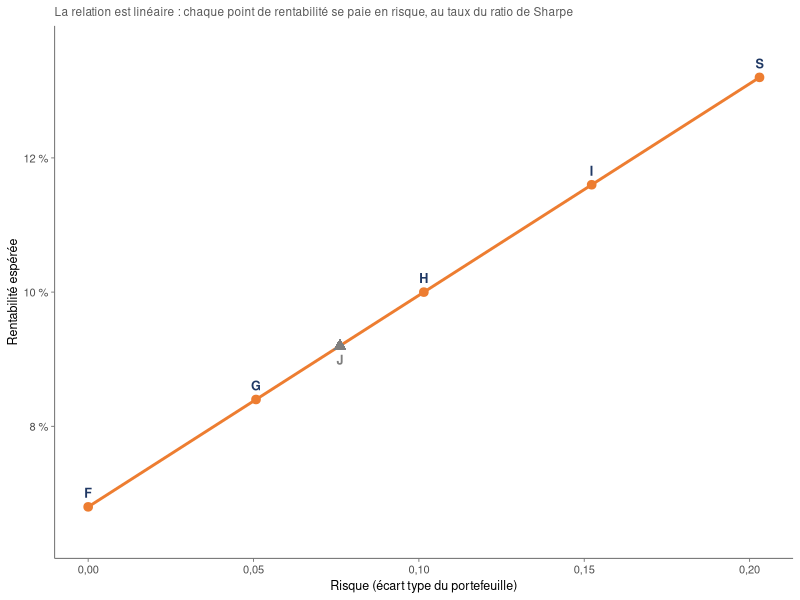
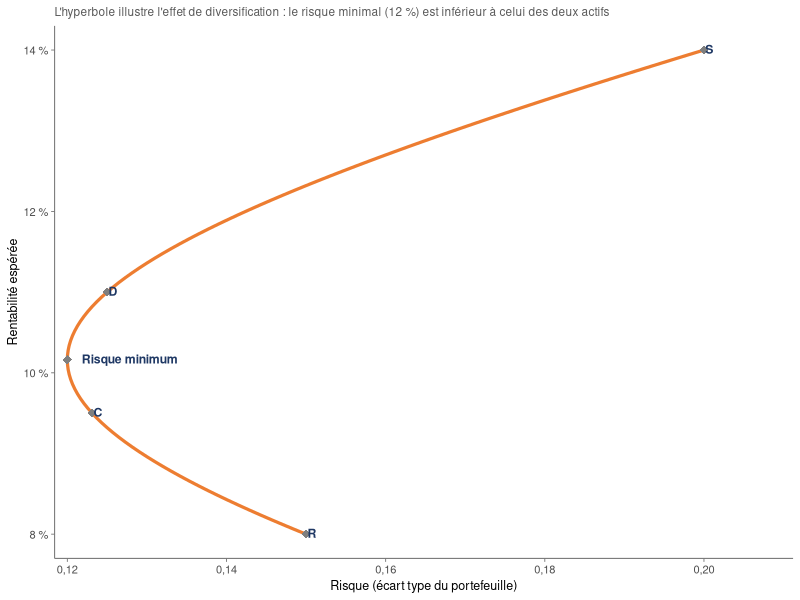
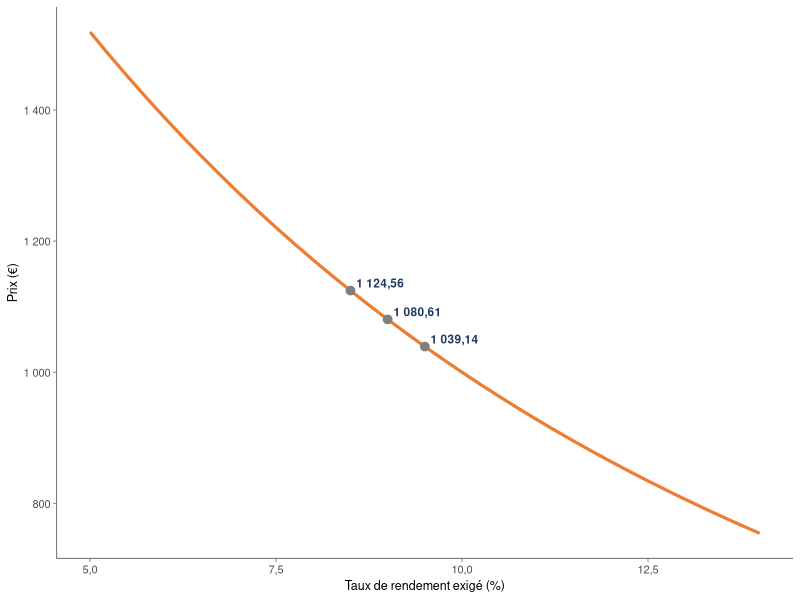

These charts were generated, in order, by the following R code:
## ---- chunk 1
knitr::opts_chunk$set(
  echo    = FALSE,   # le code R n'apparaît pas dans le rapport, seuls les résultats
  warning = FALSE,
  message = FALSE,
  comment = "",
  cache   = FALSE,
  fig.pos = "H",
  dev     = "cairo_pdf",
  dev.args = list(bg = "transparent"),
  fig.align = "center",
  size    = "footnotesize"  # options : tiny, scriptsize, footnotesize, small, normalsize
)

# Hook qui applique la taille LaTeX à chaque chunk
knitr::knit_hooks$set(size = function(before, options, envir) {
  if (before) paste0("\n\n\\", options$size, "\n\n") else "\n\n\\normalsize\n\n"
})

options(OutDec = ",", scipen = 999)
## ---- chunk 2
if (!require(knitr))      install.packages("knitr")
if (!require(ggplot2))    install.packages("ggplot2")
if (!require(kableExtra)) install.packages("kableExtra")
library(knitr); library(ggplot2); library(kableExtra)

# --- Habillage commun des tableaux : en-tête orange, lignes rayées de gris ---
kable <- function(...) {
  knitr::kable(...) |>
    kableExtra::kable_styling(latex_options = c("striped", "HOLD_position"),
                              stripe_color  = "gray!12", font_size = 9) |>
    kableExtra::row_spec(0, background = "#ED7D31", color = "white", bold = TRUE)
}

# --- Fonctions utilitaires de mise en forme ---
fmt  <- function(x, d = 2) formatC(x, format = "f", digits = d, big.mark = " ")
pct  <- function(x, d = 2) paste0(formatC(x, format = "f", digits = d), " %")
pctx <- function(x, d = 2) paste0(formatC(x, format = "f", digits = d), " \\%")

# --- Couleurs des graphiques : orange dominant + gris, couleurs unies ---
col_orange <- "#ED7D31"; col_gris <- "#7F7F7F"
col_bleu   <- "#1F3864"; col_rouge <- "#8B0000"; col_vert <- "#228B22"

# --- Thème graphique commun du rapport (sans grille de fond) ---
theme_alm <- theme_minimal(base_size = 10) +
  theme(panel.grid = element_blank(),
        plot.background  = element_rect(fill = "transparent", colour = NA),
        panel.background = element_rect(fill = "transparent", colour = NA),
        legend.background = element_rect(fill = "transparent", colour = NA),
        legend.key = element_rect(fill = "transparent", colour = NA),
        axis.line  = element_line(colour = "gray45", linewidth = 0.35),
        axis.ticks = element_line(colour = "gray45", linewidth = 0.3),
        plot.subtitle = element_text(colour = "gray35", size = 8.5),
        strip.text = element_text(face = "bold", colour = "#191970"),
        axis.title = element_text(size = 9),
        legend.position = "bottom")
## ---- chunk 3
cours  <- c(39.56,39.97,40.76,38.54,41.65,42.78,46.23,45.82,
            48.93,50.45,50.87,53.76,55.63,56.39,51.03,53.76)
indice <- c(5046,5035,5103,5011,5126,5246,5388,5346,
            5526,5521,5534,5490,5389,5425,5109,5288)
Ri <- diff(cours)/head(cours, -1)
RM <- diff(indice)/head(indice, -1)
beta <- cov(Ri, RM)/var(RM)
Rf   <- 0.002
ERi  <- Rf + beta*(mean(RM) - Rf)

tab_beta <- data.frame(
  P = 1:16, Cours = fmt(cours), Indice = fmt(indice, 0),
  Ri = c("—", pct(100*Ri, 3)), RM = c("—", pct(100*RM, 3)))
kable(tab_beta, booktabs = TRUE, linesep = "", row.names = FALSE,
      col.names = c("Période", "Cours", "Indice",
                    "Rentabilité du titre Ri", "Rentabilité du marché RM"),
      align = "c",
      caption = "Cours, indice et rentabilités périodiques $R_t = P_t/P_{t-1}-1$")
## ---- chunk 4
rf <- 0.06; muA <- 0.14; sigA <- 0.203; W <- 100000
X  <- c(F = 0, G = 0.25, H = 0.50, I = 0.75, S = 1)
tab2 <- data.frame(
  Portefeuille = names(X),
  X            = pct(100*X, 0),
  unmoinsX     = pct(100*(1 - X), 0),
  Montant      = fmt(W*X, 0),
  E            = pct(100*(rf + X*(muA - rf))),
  S            = fmt(X*sigA, 4))
kable(tab2, booktabs = TRUE, linesep = "", row.names = FALSE, align = "c",
      col.names = c("Portefeuille", "X (actif risqué)", "1 - X (sans risque)",
                    "Montant risqué (€)", "E(rp)", "Écart type"),
      caption = "Rentabilité espérée et écart type des portefeuilles F, G, H, I et S")
## ---- chunk 5
d2 <- data.frame(sig = X*sigA, mu = rf + X*(muA - rf), nom = names(X))
xJ <- (0.09 - rf)/(muA - rf)
dJ <- data.frame(sig = xJ*sigA, mu = 0.09, nom = "J")

ggplot(d2, aes(sig, mu)) +
  geom_line(colour = col_orange, linewidth = 1) +
  geom_point(colour = col_orange, size = 2.6) +
  geom_text(aes(label = nom), vjust = -0.9, size = 3.2,
            colour = col_bleu, fontface = "bold") +
  geom_point(data = dJ, colour = col_gris, size = 3, shape = 17) +
  geom_text(data = dJ, aes(label = nom), vjust = 1.9, size = 3.2,
            colour = col_gris, fontface = "bold") +
  scale_x_continuous(labels = function(x) fmt(x, 2)) +
  scale_y_continuous(labels = function(x) pct(100*x, 0),
                     expand = expansion(mult = 0.12)) +
  labs(x = "Risque (écart type du portefeuille)",
       y = "Rentabilité espérée",
       subtitle = "La relation est linéaire : chaque point de rentabilité se paie en risque, au taux du ratio de Sharpe") +
  theme_alm
## ---- chunk 6
mu1 <- 0.14; mu2 <- 0.08; s1 <- 0.20; s2 <- 0.15
X1 <- c(R = 0, C = 0.25, `Risque minimum` = 0.36, D = 0.50, S = 1)
tab3 <- data.frame(
  Portefeuille = names(X1),
  X1 = pct(100*X1, 0), X2 = pct(100*(1 - X1), 0),
  E  = pct(100*(X1*mu1 + (1 - X1)*mu2)),
  S  = fmt(sqrt(X1^2*s1^2 + (1 - X1)^2*s2^2), 4))
kable(tab3, booktabs = TRUE, linesep = "", row.names = FALSE, align = "c",
      col.names = c("Portefeuille", "X1 (actif 1)", "X2 (actif 2)",
                    "E(rp)", "Écart type"),
      caption = "Rentabilité espérée et écart type des portefeuilles R, C, Risque minimum, D et S")
## ---- chunk 7
g  <- seq(0, 1, by = 0.01)
df <- data.frame(sig = sqrt(g^2*s1^2 + (1 - g)^2*s2^2),
                 mu  = g*mu1 + (1 - g)*mu2)
dp <- data.frame(sig = sqrt(X1^2*s1^2 + (1 - X1)^2*s2^2),
                 mu  = X1*mu1 + (1 - X1)*mu2, nom = names(X1))

ggplot(df, aes(sig, mu)) +
  geom_path(colour = col_orange, linewidth = 1.1) +
  geom_point(data = dp, colour = col_gris, size = 2.8, shape = 18) +
  geom_text(data = dp, aes(label = nom), hjust = -0.15, vjust = 0.4, size = 3.1,
            colour = col_bleu, fontface = "bold") +
  scale_x_continuous(labels = function(x) fmt(x, 2),
                     expand = expansion(mult = c(0.02, 0.14))) +
  scale_y_continuous(labels = function(x) pct(100*x, 0)) +
  labs(x = "Risque (écart type du portefeuille)",
       y = "Rentabilité espérée",
       subtitle = "L'hyperbole illustre l'effet de diversification : le risque minimal (12 %) est inférieur à celui des deux actifs") +
  theme_alm
## ---- chunk 8
prix <- function(r, C = 100, VN = 1000, N = 15)
  C/r*(1 - (1 + r)^-N) + VN*(1 + r)^-N
P85 <- prix(0.085); P95 <- prix(0.095)
TRE <- uniroot(function(r) prix(r) - 1080.61, c(0.01, 0.20), tol = 1e-10)$root
## ---- chunk 9
tab4 <- data.frame(
  taux = c("8,5 %", "9,0 %", "9,5 %"),
  prix = fmt(c(P85, 1080.61, P95)))
kable(tab4, booktabs = TRUE, linesep = "", row.names = FALSE, align = "c",
      col.names = c("Taux de rendement exigé", "Prix de l'obligation (€)"),
      caption = "Prix de l'obligation selon le taux de rendement exigé")
## ---- chunk 10
r  <- seq(0.05, 0.14, by = 0.0025)
db <- data.frame(r = 100*r, p = sapply(r, prix))
dpt <- data.frame(r = c(8.5, 9, 9.5), p = c(P85, 1080.61, P95),
                  lab = fmt(c(P85, 1080.61, P95)))

ggplot(db, aes(r, p)) +
  geom_line(colour = col_orange, linewidth = 1.1) +
  geom_point(data = dpt, colour = col_gris, size = 2.6) +
  geom_text(data = dpt, aes(label = lab), hjust = -0.12, vjust = -0.35,
            size = 3, colour = col_bleu, fontface = "bold") +
  scale_y_continuous(labels = function(x) fmt(x, 0)) +
  labs(x = "Taux de rendement exigé (%)", y = "Prix (€)") +
  theme_alm
## ---- chunk 11
S0 <- 100; K <- 98; T <- 0.25; sig <- 0.20; r5 <- 0.05; q <- 0.06; n <- 3
dt <- T/n
u  <- exp(sig*sqrt(dt)); d <- 1/u
p  <- (exp((r5 - q)*dt) - d)/(u - d)
S3 <- S0*u^(3:0)*d^(0:3)
Cj <- pmax(S0*u^(0:n)*d^(n:0) - K, 0)
for (i in (n - 1):0) Cj <- exp(-r5*dt)*(p*Cj[-1] + (1 - p)*head(Cj, -1))
## ---- chunk 12
arbre <- data.frame(
  n0 = c(fmt(S0, 2), "", "", ""),
  n1 = c(fmt(S0*u, 2), fmt(S0*d, 2), "", ""),
  n2 = c(fmt(S0*u^2, 2), fmt(S0, 2), fmt(S0*d^2, 2), ""),
  n3 = fmt(S3))
kable(arbre, booktabs = TRUE, linesep = "", row.names = FALSE, align = "c",
      col.names = c("i = 0", "i = 1", "i = 2", "i = 3"),
      caption = "Arbre binomial du prix du sous-jacent $S_0\\,u^j d^{\\,i-j}$")
## ---- chunk 13
C3 <- pmax(S3 - K, 0)
C2 <- exp(-r5*dt)*(p*C3[1:3] + (1 - p)*C3[2:4])
C1 <- exp(-r5*dt)*(p*C2[1:2] + (1 - p)*C2[2:3])
C0 <- exp(-r5*dt)*(p*C1[1] + (1 - p)*C1[2])
arbre_c <- data.frame(
  n0 = c(fmt(C0, 4), "", "", ""),
  n1 = c(fmt(C1, 4), "", ""),
  n2 = c(fmt(C2, 4), ""),
  n3 = fmt(C3, 4))
kable(arbre_c, booktabs = TRUE, linesep = "", row.names = FALSE, align = "c",
      col.names = c("i = 0", "i = 1", "i = 2", "i = 3"),
      caption = "Arbre des valeurs du call standard européen $C_{i,j}$")
## ---- chunk 14
unlink(c("*.aux","*.log","*.out","*.toc","*.bbl","*.blg","*.synctex.gz"), recursive=TRUE)
